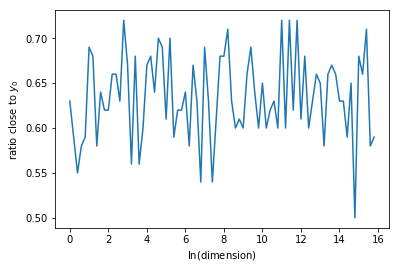

Write the Python code that produced this figure.
#!/usr/bin/env python3
# -*- coding: utf-8 -*-
"""
Description
-----------
A Monte Carlo implementation of the section "The Curse of Dimensionality" in
the documentation "/docs/nn4post.tm".
"""

import numpy as np
import matplotlib.pyplot as plt

# For debuging
SEED = 42
np.random.seed(SEED)

# Set the number of samples in the Monte Carlo simulation
N_SAMPLES = 10**2


def distance(x, y):
    """Euclidean distance between vector `x` and vector `y`."""
    return np.sqrt(np.sum(np.square( x - y )))


def get_y1(dim):
    """Get the point `y1`."""
    return np.ones([dim]) * (-1.0)


def get_y2(dim):
    """Get the point `y2`."""
    return np.ones([dim]) * 3.0


def get_samples(r, dim, n_samples):
    """Get the Monte Carlo samples.
    
    Args:
        r:
            Callable, mapping from `int` (as the dimension) to `float`, as the
            range of sampling.
            
        dim:
            `int`, as the number of dimension.
            
        n_samples:
            `int`, as the number of samples in the Monte Carlo simulation.
    
    Returns:
        List (with `n_samples` elements) of numpy array of the shape `[dim]`.
    """
    return [np.random.uniform(-1, 1, size=[dim]) * r(dim)
            for i in range(n_samples)]


def get_ratio_close_to_y1(r, dims, n_samples=N_SAMPLES):
    """Get the ratio of samples that sit closer to `y1` that  to `y2`.
    
    Args:
        r:
            Callable, mapping from `int` (as the dimension) to `float`, as the
            range of sampling.
            
        dims:
            List of `int`s, as the range of dimension.
            
        n_samples:
            `int`, as the number of samples in the Monte Carlo simulation.
            
    Returns:
        List of `float`s as the ratios.
    """
    
    ratio_close_to_y1 = []
    for dim in dims:
        y1 = get_y1(dim)
        y2 = get_y2(dim)
        samples = get_samples(r, dim, n_samples)
        
        n_close_to_y1 = 0
        for s in samples:
            if distance(s, y1) < distance(s, y2):
                n_close_to_y1 += 1
        ratio_close_to_y1.append(n_close_to_y1 / n_samples)
    
    return ratio_close_to_y1

# --- LET'S PLAY ---

# Set the range of sampling
r = lambda dim: np.sqrt(dim) * 5
# Set the range of dimension.
exps = np.arange(0, 16, 0.2)
dims = [int(np.exp(_)) for _ in exps]
ratio_close_to_y1 = get_ratio_close_to_y1(r, dims)

# Plot it out
plt.plot(exps, ratio_close_to_y1)
plt.xlabel('$\ln$(dimension)')
plt.ylabel('ratio close to $y_0$')
plt.show()
